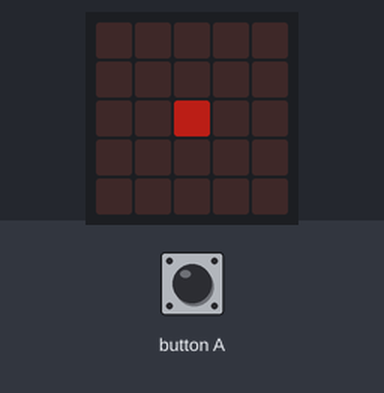
This program was run on a simulated BBC micro:bit (MakeCode). Shown: the board's 5×5 LED display. The inputs (shaded band) are chosen by the test bench. Dim RGB values are drawn brighter than linear.

Above: at 1.2 s.
1.3 s: button A pressed for 0.15 s
At 2.6 s:
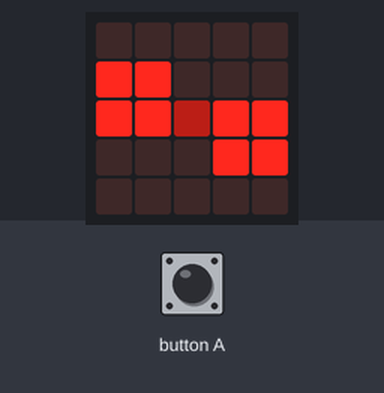
2.9 s: button A pressed for 0.15 s
At 4.1 s:
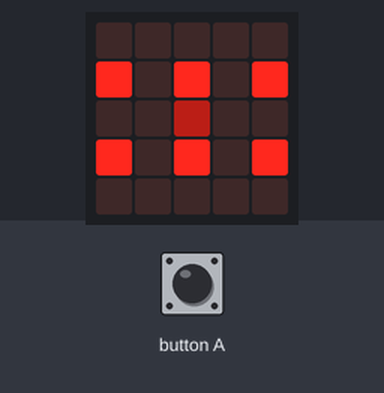
4.5 s: button A pressed for 0.15 s
At 5.3 s:
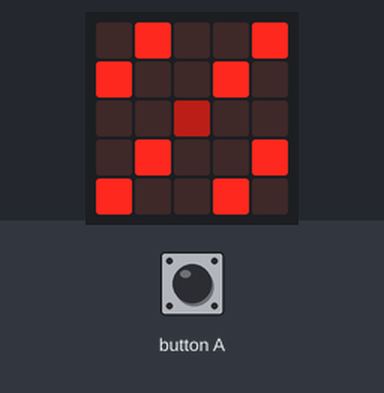
Timing chart, 0 to 7.5 s (numbered marks = the images above; inputs shaded):
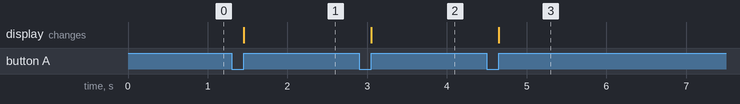

The program:

main.ts
```typescript
led.plotBrightness(2, 2, 75)
let a = 0
let b = 1
let c = 2
let d = 3
let e = 4
let list = [a, b, c, d, e]
let round = 0
input.onButtonPressed(Button.A, function on_button_pressed_a() {

    basic.clearScreen()
    led.plotBrightness(2, 2, 75)
    led.plot(list[0], list[1])
    led.plot(list[0], list[2 + round])
    led.plot(list[1 + round], list[1])
    led.plot(list[1 + round], list[2 + round])
    led.plot(list[3 - round], list[2 - round])
    led.plot(list[3 - round], list[3])
    led.plot(list[4], list[2 - round])
    led.plot(list[4], list[3])
    round += 1
    if (round == 3) {
        round = 0
    }

})
```

test.ts
```typescript
// Tady jsou testy. Při použití tohoto balíčku jako rozšíření nebude zkompilováno.
```

Measured:
- after the input at 1.3 s, the display: changes after 0.15 s (image 1)
- after the input at 2.9 s, the display: changes after 0.15 s (image 2)
- after the input at 4.5 s, the display: changes after 0.15 s (image 3)
